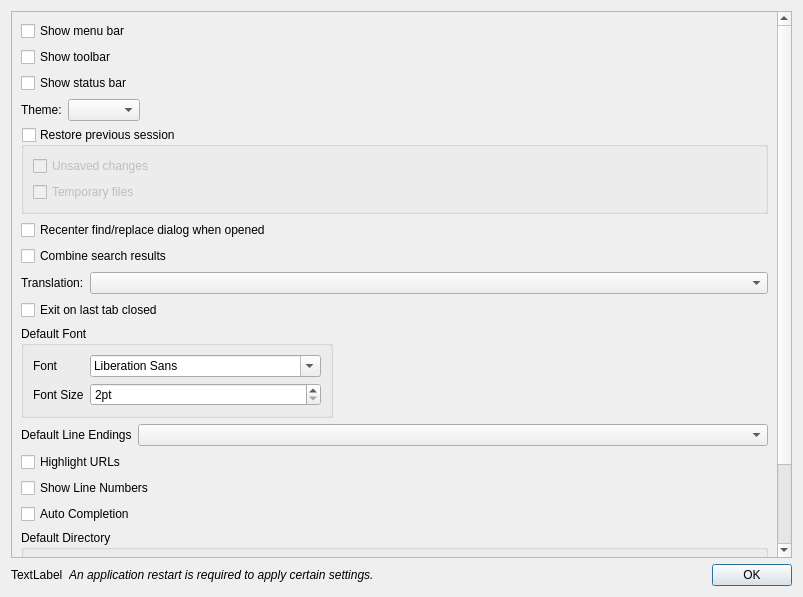
<?xml version="1.0" encoding="UTF-8"?>
<ui version="4.0">
 <class>PreferencesDialog</class>
 <widget class="QDialog" name="PreferencesDialog">
  <property name="geometry">
   <rect>
    <x>0</x>
    <y>0</y>
    <width>803</width>
    <height>597</height>
   </rect>
  </property>
  <property name="windowTitle">
   <string>Preferences</string>
  </property>
  <layout class="QVBoxLayout" name="verticalLayout">
   <item>
    <widget class="QScrollArea" name="scrollArea">
     <property name="widgetResizable">
      <bool>true</bool>
     </property>
     <widget class="QWidget" name="scrollAreaWidgetContents">
      <property name="geometry">
       <rect>
        <x>0</x>
        <y>-99</y>
        <width>769</width>
        <height>644</height>
       </rect>
      </property>
      <layout class="QVBoxLayout" name="verticalLayout_4">
       <item>
        <layout class="QVBoxLayout" name="verticalLayout_2">
         <item>
          <widget class="QCheckBox" name="checkBoxMenuBar">
           <property name="text">
            <string>Show menu bar</string>
           </property>
          </widget>
         </item>
         <item>
          <widget class="QCheckBox" name="checkBoxToolBar">
           <property name="text">
            <string>Show toolbar</string>
           </property>
          </widget>
         </item>
         <item>
          <widget class="QCheckBox" name="checkBoxStatusBar">
           <property name="text">
            <string>Show status bar</string>
           </property>
          </widget>
         </item>
         <item>
          <layout class="QHBoxLayout" name="layoutColorScheme">
           <item>
            <widget class="QLabel" name="labelColorScheme">
             <property name="text">
              <string>Theme:</string>
             </property>
            </widget>
           </item>
           <item>
            <widget class="QComboBox" name="comboBoxColorScheme"/>
           </item>
           <item>
            <spacer name="horizontalSpacerColorScheme">
             <property name="orientation">
              <enum>Qt::Horizontal</enum>
             </property>
             <property name="sizeHint" stdset="0">
              <size>
               <width>40</width>
               <height>20</height>
              </size>
             </property>
            </spacer>
           </item>
          </layout>
         </item>
         <item>
          <widget class="QGroupBox" name="gbxRestorePreviousSession">
           <property name="title">
            <string>Restore previous session</string>
           </property>
           <property name="checkable">
            <bool>true</bool>
           </property>
           <property name="checked">
            <bool>false</bool>
           </property>
           <layout class="QVBoxLayout" name="verticalLayout_3">
            <item>
             <widget class="QCheckBox" name="checkBoxUnsavedFiles">
              <property name="text">
               <string>Unsaved changes</string>
              </property>
             </widget>
            </item>
            <item>
             <widget class="QCheckBox" name="checkBoxRestoreTempFiles">
              <property name="text">
               <string>Temporary files</string>
              </property>
             </widget>
            </item>
           </layout>
          </widget>
         </item>
        </layout>
       </item>
       <item>
        <widget class="QCheckBox" name="checkBoxRecenterSearchDialog">
         <property name="text">
          <string>Recenter find/replace dialog when opened</string>
         </property>
        </widget>
       </item>
       <item>
        <widget class="QCheckBox" name="checkBoxCombineSearchResults">
         <property name="text">
          <string>Combine search results</string>
         </property>
        </widget>
       </item>
       <item>
        <layout class="QFormLayout" name="formLayout">
         <property name="labelAlignment">
          <set>Qt::AlignLeading|Qt::AlignLeft|Qt::AlignVCenter</set>
         </property>
         <property name="formAlignment">
          <set>Qt::AlignLeading|Qt::AlignLeft|Qt::AlignTop</set>
         </property>
         <item row="0" column="1">
          <widget class="QComboBox" name="comboBoxTranslation"/>
         </item>
         <item row="0" column="0">
          <widget class="QLabel" name="label">
           <property name="text">
            <string>Translation:</string>
           </property>
          </widget>
         </item>
        </layout>
       </item>
       <item>
        <widget class="QCheckBox" name="checkBoxExitOnLastTabClosed">
         <property name="text">
          <string>Exit on last tab closed</string>
         </property>
        </widget>
       </item>
       <item>
        <layout class="QHBoxLayout" name="horizontalLayout">
         <item>
          <widget class="QGroupBox" name="groupBox">
           <property name="title">
            <string>Default Font</string>
           </property>
           <layout class="QFormLayout" name="formLayout_2">
            <item row="1" column="0">
             <widget class="QLabel" name="label_2">
              <property name="text">
               <string>Font</string>
              </property>
             </widget>
            </item>
            <item row="1" column="1">
             <widget class="QFontComboBox" name="fcbDefaultFont"/>
            </item>
            <item row="3" column="0">
             <widget class="QLabel" name="label_3">
              <property name="text">
               <string>Font Size</string>
              </property>
             </widget>
            </item>
            <item row="3" column="1">
             <widget class="QSpinBox" name="spbDefaultFontSize">
              <property name="suffix">
               <string>pt</string>
              </property>
              <property name="minimum">
               <number>2</number>
              </property>
              <property name="maximum">
               <number>48</number>
              </property>
             </widget>
            </item>
           </layout>
          </widget>
         </item>
         <item>
          <spacer name="horizontalSpacer">
           <property name="orientation">
            <enum>Qt::Horizontal</enum>
           </property>
           <property name="sizeHint" stdset="0">
            <size>
             <width>40</width>
             <height>20</height>
            </size>
           </property>
          </spacer>
         </item>
        </layout>
       </item>
       <item>
        <layout class="QFormLayout" name="formLayout_3">
         <item row="0" column="0">
          <widget class="QLabel" name="label_4">
           <property name="text">
            <string>Default Line Endings</string>
           </property>
          </widget>
         </item>
         <item row="0" column="1">
          <widget class="QComboBox" name="comboBoxLineEndings"/>
         </item>
        </layout>
       </item>
       <item>
        <widget class="QCheckBox" name="checkBoxHighlightURLs">
         <property name="text">
          <string>Highlight URLs</string>
         </property>
        </widget>
       </item>
       <item>
        <widget class="QCheckBox" name="checkBoxShowLineNumbers">
         <property name="text">
          <string>Show Line Numbers</string>
         </property>
        </widget>
       </item>
       <item>
        <widget class="QCheckBox" name="checkBoxAutoCompletion">
         <property name="text">
          <string>Auto Completion</string>
         </property>
        </widget>
       </item>
       <item>
        <widget class="QGroupBox" name="groupBox_2">
         <property name="title">
          <string>Default Directory</string>
         </property>
         <layout class="QVBoxLayout" name="verticalLayout_5">
          <item>
           <widget class="QRadioButton" name="radioFollowCurrentDirectory">
            <property name="text">
             <string>Follow Current Document</string>
            </property>
           </widget>
          </item>
          <item>
           <widget class="QRadioButton" name="radioLastUsedDirectory">
            <property name="text">
             <string>Last Used Directory</string>
            </property>
           </widget>
          </item>
          <item>
           <layout class="QHBoxLayout" name="horizontalLayout_2">
            <item>
             <widget class="QRadioButton" name="radioHardCoded">
              <property name="text">
               <string/>
              </property>
             </widget>
            </item>
            <item>
             <widget class="QLineEdit" name="txtHardCodedPath"/>
            </item>
            <item>
             <widget class="QToolButton" name="btnSelectHardCodedPath">
              <property name="text">
               <string>...</string>
              </property>
             </widget>
            </item>
           </layout>
          </item>
         </layout>
        </widget>
       </item>
       <item>
        <spacer name="verticalSpacer">
         <property name="orientation">
          <enum>Qt::Vertical</enum>
         </property>
         <property name="sizeHint" stdset="0">
          <size>
           <width>20</width>
           <height>40</height>
          </size>
         </property>
        </spacer>
       </item>
      </layout>
     </widget>
    </widget>
   </item>
   <item>
    <layout class="QHBoxLayout" name="layoutAppRestart">
     <item>
      <widget class="QLabel" name="labelAppRestartIcon">
       <property name="text">
        <string>TextLabel</string>
       </property>
      </widget>
     </item>
     <item>
      <widget class="QLabel" name="labelAppRestart">
       <property name="font">
        <font>
         <italic>true</italic>
        </font>
       </property>
       <property name="text">
        <string>An application restart is required to apply certain settings.</string>
       </property>
      </widget>
     </item>
     <item>
      <widget class="QDialogButtonBox" name="buttonBox">
       <property name="orientation">
        <enum>Qt::Horizontal</enum>
       </property>
       <property name="standardButtons">
        <set>QDialogButtonBox::Ok</set>
       </property>
      </widget>
     </item>
    </layout>
   </item>
  </layout>
 </widget>
 <resources/>
 <connections>
  <connection>
   <sender>buttonBox</sender>
   <signal>accepted()</signal>
   <receiver>PreferencesDialog</receiver>
   <slot>accept()</slot>
   <hints>
    <hint type="sourcelabel">
     <x>792</x>
     <y>586</y>
    </hint>
    <hint type="destinationlabel">
     <x>157</x>
     <y>274</y>
    </hint>
   </hints>
  </connection>
  <connection>
   <sender>buttonBox</sender>
   <signal>rejected()</signal>
   <receiver>PreferencesDialog</receiver>
   <slot>reject()</slot>
   <hints>
    <hint type="sourcelabel">
     <x>792</x>
     <y>586</y>
    </hint>
    <hint type="destinationlabel">
     <x>286</x>
     <y>274</y>
    </hint>
   </hints>
  </connection>
 </connections>
</ui>
